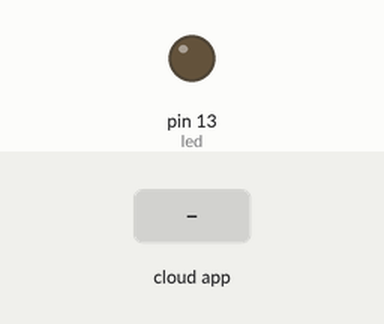
Recording of a sketch running on a simulated Arduino Mega 2560, built with avr-gcc and run on an emulated ATmega2560. Shown: output pins drawn as LEDs (lit = HIGH). Inputs (shaded band) come from the test bench. The ROS host is connected and sends only what is stated.

Above: at 1.2 s.
1.3 s: the phone or cloud app sets toggle_led to 0
At 2.1 s:
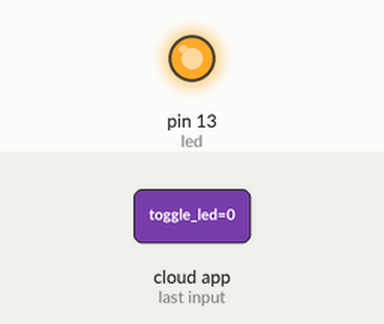
2.8 s: the phone or cloud app sets toggle_led to 1
At 3.2 s:
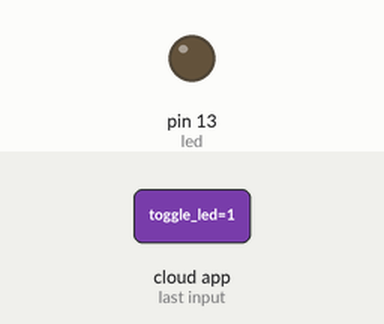
Timing chart, 0 to 5.8 s (numbered marks = the images above; inputs shaded):
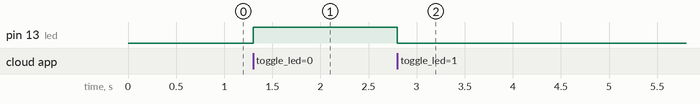

The sketch:

ros_example.ino
```cpp
/*
 * rosserial Subscriber Example
 * Blinks an LED on callback
 */

#include <ros.h>
#include <std_msgs/Empty.h>
#include <geometry_msgs/Vector3.h>

ros::NodeHandle  nh;


int sortie0;
int sortie1;


void messageCb1( const std_msgs::Empty& toggle_msg){
  digitalWrite(13, HIGH-digitalRead(13));   // blink the led
}

void messageCb2( const geometry_msgs::Vector3& cmd_msg){
   sortie0=(int) cmd_msg.x;
   sortie1=(int) cmd_msg.y;

  output1(sortie0, 0);
  output1(sortie1, 1);


}


ros::Subscriber<std_msgs::Empty> sub1("toggle_led", &messageCb1 );
ros::Subscriber<geometry_msgs::Vector3> sub2("cmd_mot", &messageCb2 );

void setup()
{
  pinMode(13, OUTPUT);
  nh.initNode();
  nh.subscribe(sub1);
  nh.subscribe(sub2);

  Serial3.begin(9600);

  sortie1 = 30;
  sortie0 = 0;
  delay(10);
  /* droit */
  output1(sortie0, 0);
  delay(10);
  output1(sortie1, 1);

    // init_sabertooth();


}

void loop()
{
  nh.spinOnce();
  delay(1);
}


void commande1(int val, byte mode)
{
  //fonction d'envoi des commande au pont en H
  byte address = 128;       //adresse du pont en H 001111 sur les selecteurs

  Serial3.write(address);
  Serial3.write(mode);
  Serial3.write(val);
  Serial3.write((address + mode + val) &  0b01111111);

  /*
    mySerial3.write(address);
    mySerial3.write(mode);
    mySerial3.write(val);
    mySerial3.write((address + mode + val) &  0b01111111);
  */
}


void output1(int val, byte mot)
{
  if (mot == 0)
  {
    if (val > 127)
      commande1(127, 0 );
    else if ( val > 0)
      commande1(val, 0);
    else if (val > -127)
      commande1(-val, 1);
    else
      commande1(127, 1);
  }
  else
  {
    /* moteur 0 et 1 ont un sens opposé */
    if (val > 127)
    {
      commande1(127, 1 + 4 );
    }
    else if ( val > 0)
    {
      commande1(val, 1 + 4 );
    }
    else if (val > -127)
    {
      commande1(-val, 4);
    }
    else
    {
      commande1(127, 4);
    }
  }

}


void init_sabertooth()
{
  byte address = 128;
  Serial3.write(address);
  Serial3.write(16);  // ramping
  Serial3.write(10);
  Serial3.write((address + 16 + 10) &  0b01111111);
  delay(10);
  //  Serial3.write(address);
  //  Serial3.write(15);  // baudrate
  //  Serial3.write(4);   // 2 - 9600 //4 -38400
  //  Serial3.write((address + 15 + 4) &  0b01111111);
  //  Serial3.begin(38400);
  //  delay(10);
  Serial3.write(address);
  Serial3.write(14);  // Time0ut
  Serial3.write(10);   // 10x100ms=1S
  Serial3.write((address + 14 + 10) &  0b01111111);
  delay(10);
}
```

Measured:
- after the input at 1.3 s, pin 13 (led): LOW → HIGH at once
- after the input at 2.8 s, pin 13 (led): HIGH → LOW at once
